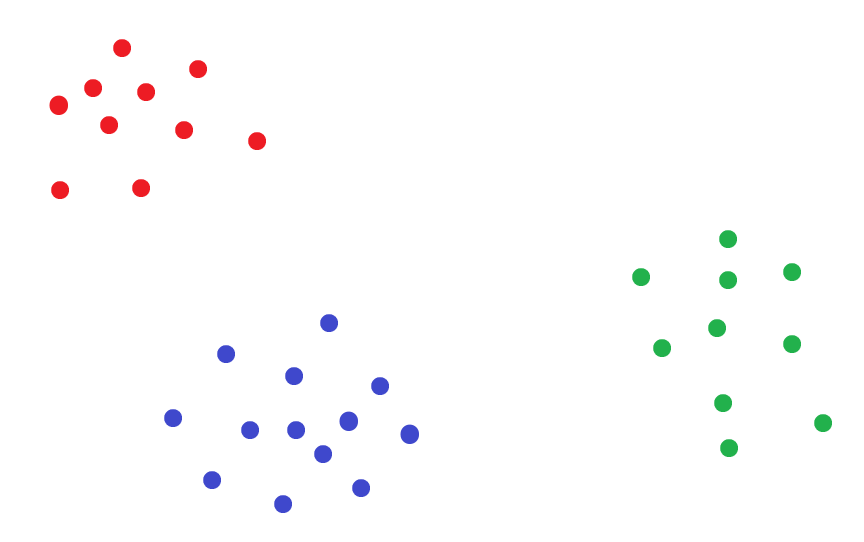
#> input picture 비전 과제/meantest.png, 1728 x 1084 px (shown at 1/2 size)
$ python printimgpadding.py
#> lines starting #> are read from the running program, lines starting #| are printed output that depends on the picture
import cv2
import numpy as np
import math


img = cv2.imread('meantest.png', cv2.IMREAD_COLOR)
#> img is the input picture: shape (1084, 1728, 3); mean B, G, R 252.5, 252, 252.3

h,w,c = img.shape
#> h = 1084; w = 1728; c = 3
print(h , w , c)
#| 1084 1728 3

img = cv2.resize(img, (216 ,135 ))
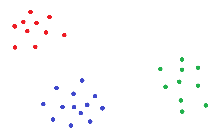
#> img: shape (135, 216, 3); mean B, G, R 252.5, 252, 252.3
h,w,c = img.shape
#> h = 135; w = 216

print(h , w , c)
#| 135 216 3


gray = cv2.cvtColor(img, cv2.COLOR_BGR2GRAY)


print(gray)
#> (printed output is left out)
a = []

Z= np.pad(gray, pad_width=3, mode='constant', constant_values=0)
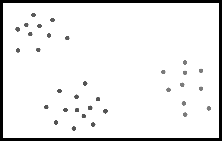
#> Z: shape (141, 222); min 0, max 255, mean 234.9


print(Z)
#> (printed output is left out)
"""
for i in range (1, h):
    for j in range(1, w):
        if(gray[i][j] != 255):
            print("#", end= ' ')
            a.append(gray[i][j])
        else:
            print(gray[i][j], end= ' ')

    print("\n")
"""
b = set(a)
a = list(b)

print(a)
a.sort()
print(a)
print(len(a))
# [6 lines of commented-out code are left out]
cv2.imshow('pad', Z)

cv2.waitKey(0)
cv2.destroyAllWindows()
